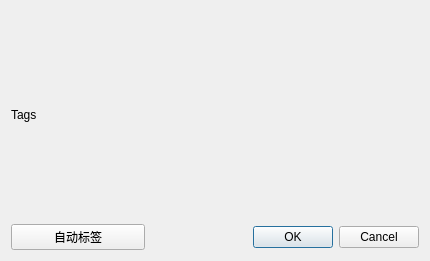
<?xml version="1.0" encoding="UTF-8"?>
<ui version="4.0">
 <class>TagDialog</class>
 <widget class="QDialog" name="TagDialog">
  <property name="geometry">
   <rect>
    <x>0</x>
    <y>0</y>
    <width>430</width>
    <height>261</height>
   </rect>
  </property>
  <property name="windowTitle">
   <string>标签</string>
  </property>
  <layout class="QGridLayout" name="gridLayout">
   <item row="1" column="1" colspan="2">
    <widget class="QDialogButtonBox" name="buttonBox">
     <property name="orientation">
      <enum>Qt::Horizontal</enum>
     </property>
     <property name="standardButtons">
      <set>QDialogButtonBox::Cancel|QDialogButtonBox::Ok</set>
     </property>
    </widget>
   </item>
   <item row="1" column="0">
    <widget class="QPushButton" name="autoTagButton">
     <property name="text">
      <string>自动标签</string>
     </property>
    </widget>
   </item>
   <item row="0" column="0">
    <widget class="QLabel" name="label">
     <property name="text">
      <string>Tags</string>
     </property>
    </widget>
   </item>
   <item row="0" column="1" colspan="2">
    <widget class="everload_tags::Tags" name="tagEdit" native="true"/>
   </item>
  </layout>
 </widget>
 <customwidgets>
  <customwidget>
   <class>everload_tags::Tags</class>
   <extends>QWidget</extends>
   <header>tags.h</header>
   <container>1</container>
  </customwidget>
 </customwidgets>
 <resources/>
 <connections>
  <connection>
   <sender>buttonBox</sender>
   <signal>accepted()</signal>
   <receiver>TagDialog</receiver>
   <slot>accept()</slot>
   <hints>
    <hint type="sourcelabel">
     <x>248</x>
     <y>254</y>
    </hint>
    <hint type="destinationlabel">
     <x>157</x>
     <y>274</y>
    </hint>
   </hints>
  </connection>
  <connection>
   <sender>buttonBox</sender>
   <signal>rejected()</signal>
   <receiver>TagDialog</receiver>
   <slot>reject()</slot>
   <hints>
    <hint type="sourcelabel">
     <x>316</x>
     <y>260</y>
    </hint>
    <hint type="destinationlabel">
     <x>286</x>
     <y>274</y>
    </hint>
   </hints>
  </connection>
 </connections>
</ui>
